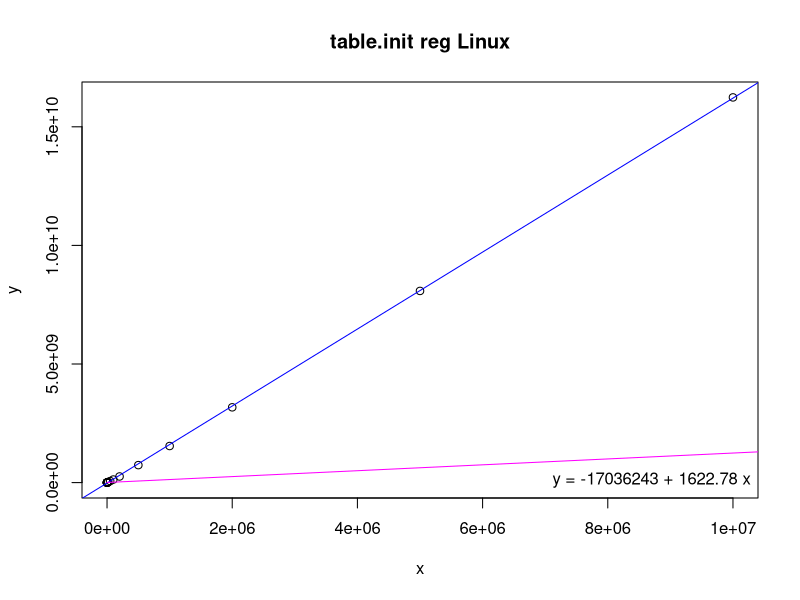
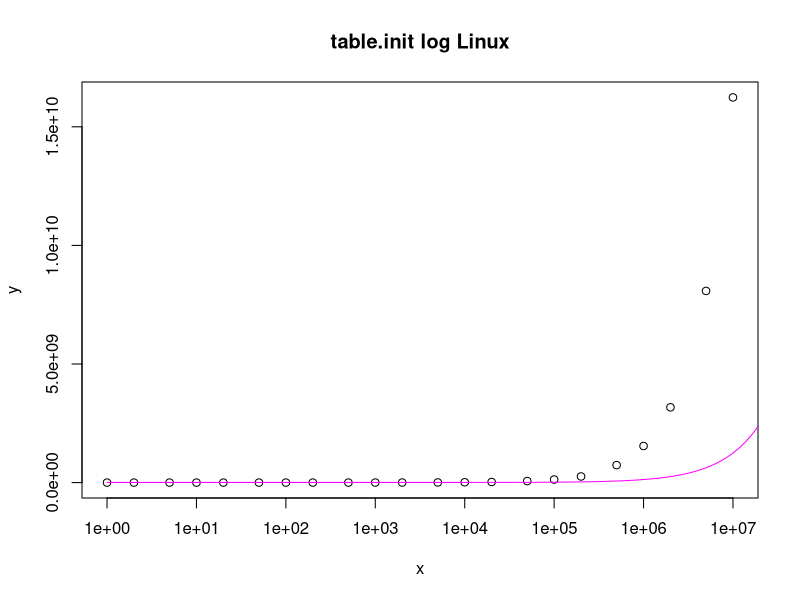

Here is the R script that generated these plots, in order:
# Input data
x <- c(1,2,5,10,20,50,100,200,500,1000,2000,5000,10000,20000,50000,100000,200000,500000,1000000,2000000,5000000,9999999)
y <- c(109980,111030,116860,123170,135740,175100,251600,378330,769230,1414600,2715000,6589400,13064000,25967000,64378000,129120000,258340000,736940000,1542400000,3173700000,8080900000,16240000000)

# Linear regression
model <- lm(y ~ x)
coefs <- coef(model)

# Print regression coefficients
print(coefs)

# Estimating function
fe <- function(x) {
  4600000 + (((x + 132 - 1) / 132) * 16384)
}

# Estimated values
xe <- seq(1, 40000000000, by = 10000)
ye <- fe(xe)

png("table-init-reg.png")
plot(x, y, main = "table.init reg Linux")
abline(model, col = "blue")
lines(xe, ye, col = "magenta")
legend("bottomright", legend = sprintf("y = %.0f + %.2f x", coefs[1], coefs[2]), bty = "n")

png("table-init-log.png")
plot(x, y, log = "x", main = "table.init log Linux")
lines(xe, ye, col = "magenta")
